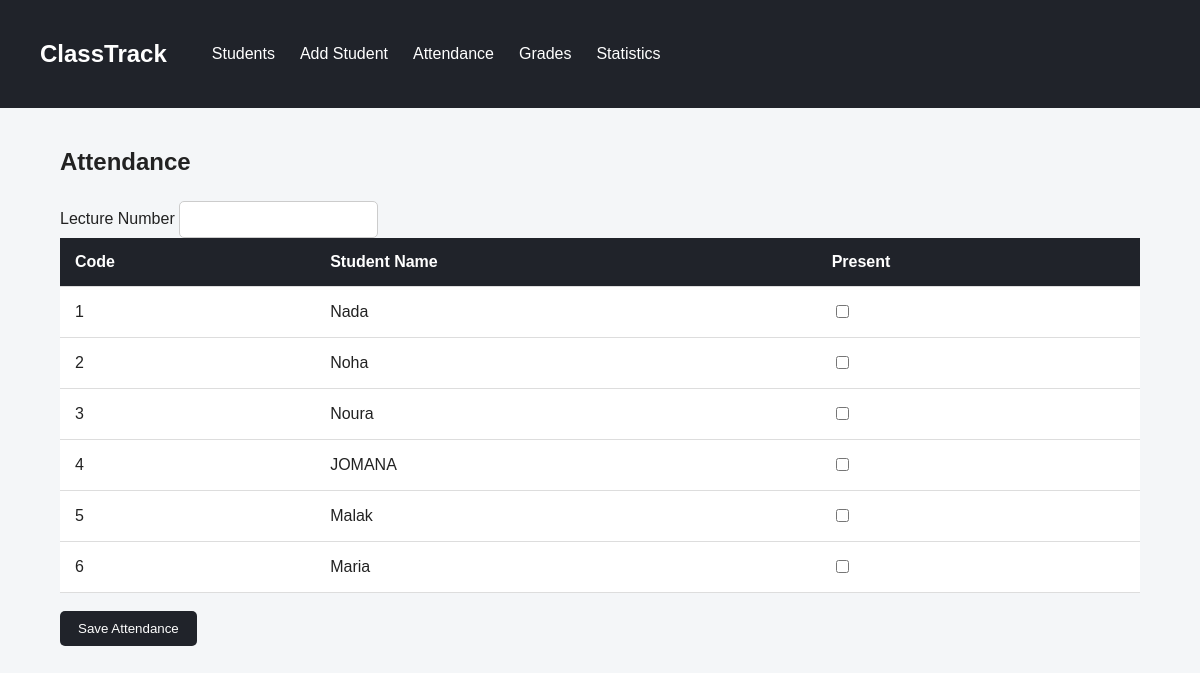
The app's page /attendance with its own data.
### tables this page shows
CREATE TABLE students (
        id INTEGER PRIMARY KEY AUTOINCREMENT,
        name TEXT NOT NULL
    );

### app.py (the view, shortened to what this page needs)
@app.route("/attendance", methods=["GET", "POST"])
def attendance():
    db = get_db()
    students = db.execute("""
        SELECT * FROM students
        ORDER BY id
    """).fetchall()
    db.close()
    return render_template(
        "attendance.html",
        students=students
    )

### app.py (called while the page is built)
def get_db():
    db = sqlite3.connect(DATABASE)
    db.row_factory = sqlite3.Row
    return db

### templates/attendance.html
{% extends "layout.html" %}
{% block content %}
<h2>Attendance</h2>
<form method="POST">
    <label>
        Lecture Number
    </label>
    <input
        type="number"
        name="lecture"
        min="1"
        required
    >
    <table>
        <tr>
            <th>Code</th>
            <th>Student Name</th>
            <th>Present</th>
        </tr>
        {% for student in students %}
        <tr>
            <td>
                {{ student.id }}
            </td>
            <td>
                {{ student.name }}
            </td>
            <td>
                <input
                    type="checkbox"
                    name="student_{{ student.id }}"
                    value="present"
                >
            </td>
        </tr>
        {% endfor %}
    </table>
    <br>
    <button type="submit">
        Save Attendance
    </button>
</form>
{% endblock %}

### static/style.css (style rules this page uses)
* { box-sizing: border-box; }
body { margin: 0; font-family: Arial, sans-serif; background: #f4f6f8; color: #222; }
h2 { margin-bottom: 25px; }
input, select { padding: 10px; border: 1px solid #ccc; border-radius: 5px; }
button, .button { background: #20232a; color: white; padding: 10px 18px; border: none; border-radius: 5px; text-decoration: none; cursor: pointer; }
table { width: 100%; background: white; border-collapse: collapse; }
th { background: #20232a; color: white; }
th, td { padding: 15px; border-bottom: 1px solid #ddd; text-align: left; }

### records on screen
students: id "1", name "Nada"
students: id "2", name "Noha"
students: id "3", name "Noura"
students: id "4", name "JOMANA"
students: id "5", name "Malak"
students: id "6", name "Maria"
